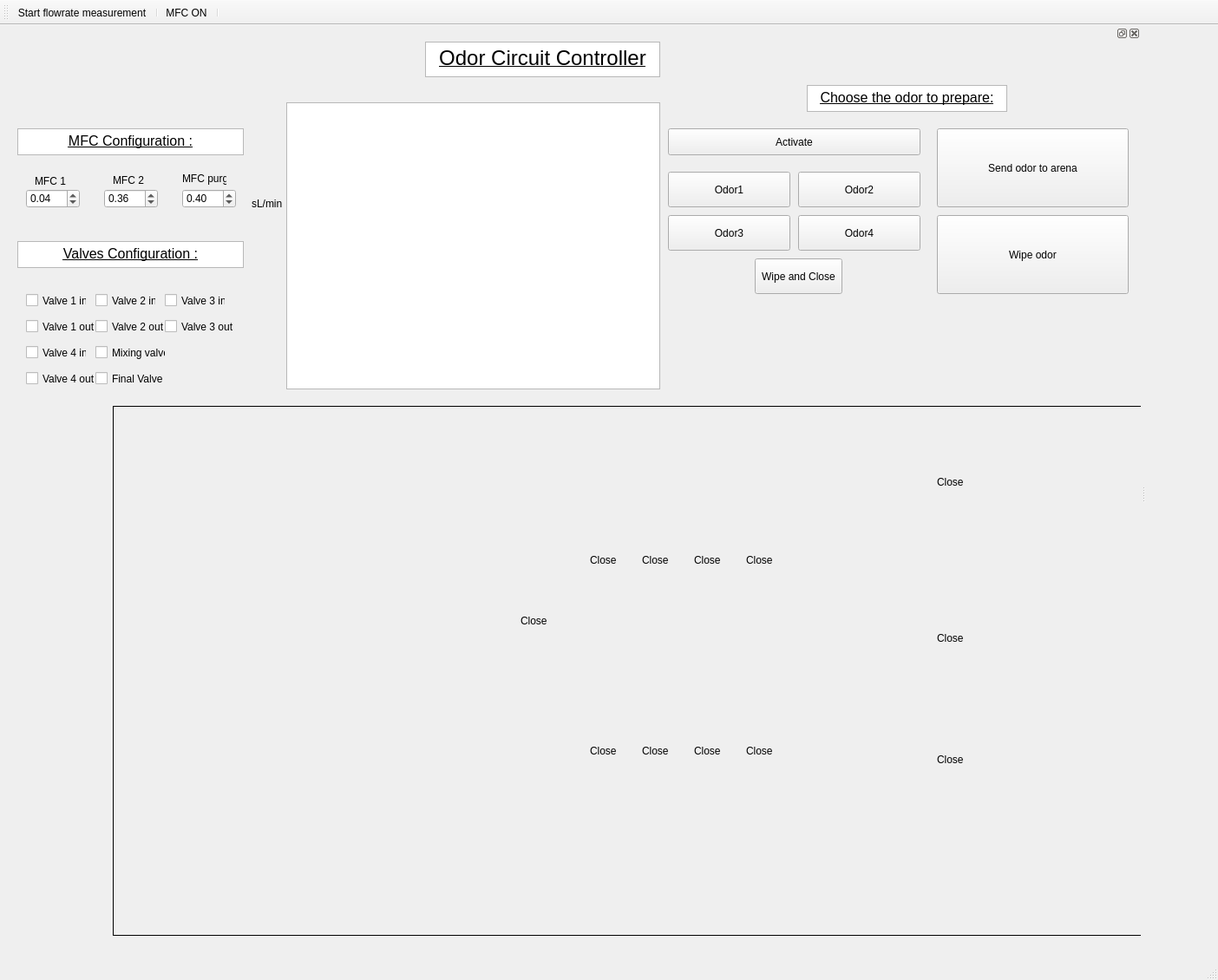
<?xml version="1.0" encoding="UTF-8"?>
<ui version="4.0">
 <class>MainWindow</class>
 <widget class="QMainWindow" name="MainWindow">
  <property name="geometry">
   <rect>
    <x>0</x>
    <y>0</y>
    <width>1404</width>
    <height>1130</height>
   </rect>
  </property>
  <property name="windowTitle">
   <string>MainWindow</string>
  </property>
  <property name="toolButtonStyle">
   <enum>Qt::ToolButtonIconOnly</enum>
  </property>
  <widget class="QWidget" name="centralwidget"/>
  <widget class="QStatusBar" name="statusbar"/>
  <widget class="QToolBar" name="toolBar">
   <property name="windowTitle">
    <string>toolBar</string>
   </property>
   <attribute name="toolBarArea">
    <enum>TopToolBarArea</enum>
   </attribute>
   <attribute name="toolBarBreak">
    <bool>false</bool>
   </attribute>
   <addaction name="start_flow_measurement_Action"/>
   <addaction name="separator"/>
   <addaction name="actionMFC_ON_OFF"/>
   <addaction name="separator"/>
  </widget>
  <widget class="QMenuBar" name="menuBar">
   <property name="geometry">
    <rect>
     <x>0</x>
     <y>0</y>
     <width>1404</width>
     <height>21</height>
    </rect>
   </property>
  </widget>
  <widget class="QDockWidget" name="pump_dockWidget">
   <property name="minimumSize">
    <size>
     <width>1315</width>
     <height>38</height>
    </size>
   </property>
   <attribute name="dockWidgetArea">
    <number>1</number>
   </attribute>
   <widget class="QWidget" name="dockWidgetContents_2">
    <widget class="QToolButton" name="toolButton_2">
     <property name="geometry">
      <rect>
       <x>920</x>
       <y>150</y>
       <width>141</width>
       <height>41</height>
      </rect>
     </property>
     <property name="text">
      <string>Odor2</string>
     </property>
    </widget>
    <widget class="QToolButton" name="toolButton_6">
     <property name="geometry">
      <rect>
       <x>1080</x>
       <y>200</y>
       <width>221</width>
       <height>91</height>
      </rect>
     </property>
     <property name="text">
      <string>Wipe odor</string>
     </property>
    </widget>
    <widget class="QToolButton" name="toolButton_5">
     <property name="geometry">
      <rect>
       <x>1080</x>
       <y>100</y>
       <width>221</width>
       <height>91</height>
      </rect>
     </property>
     <property name="text">
      <string>Send odor to arena</string>
     </property>
    </widget>
    <widget class="QTextEdit" name="textEdit_3">
     <property name="geometry">
      <rect>
       <x>20</x>
       <y>100</y>
       <width>261</width>
       <height>31</height>
      </rect>
     </property>
     <property name="html">
      <string>&lt;!DOCTYPE HTML PUBLIC &quot;-//W3C//DTD HTML 4.0//EN&quot; &quot;http://www.w3.org/TR/REC-html40/strict.dtd&quot;&gt;
&lt;html&gt;&lt;head&gt;&lt;meta name=&quot;qrichtext&quot; content=&quot;1&quot; /&gt;&lt;style type=&quot;text/css&quot;&gt;
p, li { white-space: pre-wrap; }
&lt;/style&gt;&lt;/head&gt;&lt;body style=&quot; font-family:'MS Shell Dlg 2'; font-size:8.25pt; font-weight:400; font-style:normal;&quot;&gt;
&lt;p align=&quot;center&quot; style=&quot; margin-top:0px; margin-bottom:0px; margin-left:0px; margin-right:0px; -qt-block-indent:0; text-indent:0px;&quot;&gt;&lt;span style=&quot; font-size:12pt; text-decoration: underline;&quot;&gt;MFC Configuration :&lt;/span&gt;&lt;/p&gt;&lt;/body&gt;&lt;/html&gt;</string>
     </property>
    </widget>
    <widget class="QToolButton" name="toolButton_7">
     <property name="geometry">
      <rect>
       <x>870</x>
       <y>250</y>
       <width>101</width>
       <height>41</height>
      </rect>
     </property>
     <property name="text">
      <string>Wipe and Close</string>
     </property>
    </widget>
    <widget class="QToolButton" name="toolButton_3">
     <property name="geometry">
      <rect>
       <x>770</x>
       <y>200</y>
       <width>141</width>
       <height>41</height>
      </rect>
     </property>
     <property name="text">
      <string>Odor3</string>
     </property>
    </widget>
    <widget class="QToolButton" name="toolButton_4">
     <property name="geometry">
      <rect>
       <x>920</x>
       <y>200</y>
       <width>141</width>
       <height>41</height>
      </rect>
     </property>
     <property name="text">
      <string>Odor4</string>
     </property>
    </widget>
    <widget class="QToolButton" name="toolButton_1">
     <property name="geometry">
      <rect>
       <x>770</x>
       <y>150</y>
       <width>141</width>
       <height>41</height>
      </rect>
     </property>
     <property name="text">
      <string>Odor1</string>
     </property>
    </widget>
    <widget class="QTextEdit" name="textEdit_2">
     <property name="geometry">
      <rect>
       <x>930</x>
       <y>50</y>
       <width>231</width>
       <height>31</height>
      </rect>
     </property>
     <property name="html">
      <string>&lt;!DOCTYPE HTML PUBLIC &quot;-//W3C//DTD HTML 4.0//EN&quot; &quot;http://www.w3.org/TR/REC-html40/strict.dtd&quot;&gt;
&lt;html&gt;&lt;head&gt;&lt;meta name=&quot;qrichtext&quot; content=&quot;1&quot; /&gt;&lt;style type=&quot;text/css&quot;&gt;
p, li { white-space: pre-wrap; }
&lt;/style&gt;&lt;/head&gt;&lt;body style=&quot; font-family:'MS Shell Dlg 2'; font-size:8.25pt; font-weight:400; font-style:normal;&quot;&gt;
&lt;p align=&quot;center&quot; style=&quot; margin-top:0px; margin-bottom:0px; margin-left:0px; margin-right:0px; -qt-block-indent:0; text-indent:0px;&quot;&gt;&lt;span style=&quot; font-size:12pt; text-decoration: underline;&quot;&gt;Choose the odor to prepare:&lt;/span&gt;&lt;/p&gt;&lt;/body&gt;&lt;/html&gt;</string>
     </property>
    </widget>
    <widget class="QTextEdit" name="textEdit">
     <property name="geometry">
      <rect>
       <x>490</x>
       <y>0</y>
       <width>271</width>
       <height>41</height>
      </rect>
     </property>
     <property name="html">
      <string>&lt;!DOCTYPE HTML PUBLIC &quot;-//W3C//DTD HTML 4.0//EN&quot; &quot;http://www.w3.org/TR/REC-html40/strict.dtd&quot;&gt;
&lt;html&gt;&lt;head&gt;&lt;meta name=&quot;qrichtext&quot; content=&quot;1&quot; /&gt;&lt;style type=&quot;text/css&quot;&gt;
p, li { white-space: pre-wrap; }
&lt;/style&gt;&lt;/head&gt;&lt;body style=&quot; font-family:'MS Shell Dlg 2'; font-size:8.25pt; font-weight:400; font-style:normal;&quot;&gt;
&lt;p align=&quot;center&quot; style=&quot; margin-top:0px; margin-bottom:0px; margin-left:0px; margin-right:0px; -qt-block-indent:0; text-indent:0px;&quot;&gt;&lt;span style=&quot; font-size:18pt; text-decoration: underline;&quot;&gt;Odor Circuit Controller&lt;/span&gt;&lt;/p&gt;&lt;/body&gt;&lt;/html&gt;</string>
     </property>
    </widget>
    <widget class="PlotWidget" name="flowrate_PlotWidget_1">
     <property name="geometry">
      <rect>
       <x>330</x>
       <y>70</y>
       <width>431</width>
       <height>331</height>
      </rect>
     </property>
    </widget>
    <widget class="QDoubleSpinBox" name="doubleSpinBox">
     <property name="geometry">
      <rect>
       <x>30</x>
       <y>170</y>
       <width>62</width>
       <height>22</height>
      </rect>
     </property>
     <property name="minimum">
      <double>0.010000000000000</double>
     </property>
     <property name="maximum">
      <double>5.000000000000000</double>
     </property>
     <property name="singleStep">
      <double>0.010000000000000</double>
     </property>
     <property name="value">
      <double>0.040000000000000</double>
     </property>
    </widget>
    <widget class="QDoubleSpinBox" name="doubleSpinBox_2">
     <property name="geometry">
      <rect>
       <x>120</x>
       <y>170</y>
       <width>62</width>
       <height>22</height>
      </rect>
     </property>
     <property name="minimum">
      <double>0.010000000000000</double>
     </property>
     <property name="maximum">
      <double>5.000000000000000</double>
     </property>
     <property name="singleStep">
      <double>0.010000000000000</double>
     </property>
     <property name="value">
      <double>0.360000000000000</double>
     </property>
    </widget>
    <widget class="QDoubleSpinBox" name="doubleSpinBox_3">
     <property name="geometry">
      <rect>
       <x>210</x>
       <y>170</y>
       <width>62</width>
       <height>22</height>
      </rect>
     </property>
     <property name="minimum">
      <double>0.010000000000000</double>
     </property>
     <property name="maximum">
      <double>5.000000000000000</double>
     </property>
     <property name="singleStep">
      <double>0.010000000000000</double>
     </property>
     <property name="value">
      <double>0.400000000000000</double>
     </property>
    </widget>
    <widget class="QLabel" name="label">
     <property name="geometry">
      <rect>
       <x>40</x>
       <y>150</y>
       <width>47</width>
       <height>21</height>
      </rect>
     </property>
     <property name="text">
      <string>MFC 1</string>
     </property>
    </widget>
    <widget class="QLabel" name="label_2">
     <property name="geometry">
      <rect>
       <x>130</x>
       <y>150</y>
       <width>47</width>
       <height>20</height>
      </rect>
     </property>
     <property name="text">
      <string>MFC 2</string>
     </property>
    </widget>
    <widget class="QLabel" name="label_3">
     <property name="geometry">
      <rect>
       <x>210</x>
       <y>150</y>
       <width>51</width>
       <height>16</height>
      </rect>
     </property>
     <property name="text">
      <string>MFC purge</string>
     </property>
    </widget>
    <widget class="QTextEdit" name="textEdit_4">
     <property name="geometry">
      <rect>
       <x>20</x>
       <y>230</y>
       <width>261</width>
       <height>31</height>
      </rect>
     </property>
     <property name="html">
      <string>&lt;!DOCTYPE HTML PUBLIC &quot;-//W3C//DTD HTML 4.0//EN&quot; &quot;http://www.w3.org/TR/REC-html40/strict.dtd&quot;&gt;
&lt;html&gt;&lt;head&gt;&lt;meta name=&quot;qrichtext&quot; content=&quot;1&quot; /&gt;&lt;style type=&quot;text/css&quot;&gt;
p, li { white-space: pre-wrap; }
&lt;/style&gt;&lt;/head&gt;&lt;body style=&quot; font-family:'MS Shell Dlg 2'; font-size:8.25pt; font-weight:400; font-style:normal;&quot;&gt;
&lt;p align=&quot;center&quot; style=&quot; margin-top:0px; margin-bottom:0px; margin-left:0px; margin-right:0px; -qt-block-indent:0; text-indent:0px;&quot;&gt;&lt;span style=&quot; font-size:12pt; text-decoration: underline;&quot;&gt;Valves Configuration :&lt;/span&gt;&lt;/p&gt;&lt;/body&gt;&lt;/html&gt;</string>
     </property>
    </widget>
    <widget class="QCheckBox" name="checkBox_2">
     <property name="geometry">
      <rect>
       <x>30</x>
       <y>320</y>
       <width>81</width>
       <height>17</height>
      </rect>
     </property>
     <property name="text">
      <string>Valve 1 out</string>
     </property>
    </widget>
    <widget class="QCheckBox" name="checkBox_F">
     <property name="geometry">
      <rect>
       <x>110</x>
       <y>380</y>
       <width>81</width>
       <height>17</height>
      </rect>
     </property>
     <property name="text">
      <string>Final Valve</string>
     </property>
    </widget>
    <widget class="QCheckBox" name="checkBox_M">
     <property name="enabled">
      <bool>true</bool>
     </property>
     <property name="geometry">
      <rect>
       <x>110</x>
       <y>350</y>
       <width>81</width>
       <height>17</height>
      </rect>
     </property>
     <property name="text">
      <string>Mixing valve</string>
     </property>
     <property name="checked">
      <bool>false</bool>
     </property>
    </widget>
    <widget class="QCheckBox" name="checkBox_3">
     <property name="enabled">
      <bool>true</bool>
     </property>
     <property name="geometry">
      <rect>
       <x>110</x>
       <y>290</y>
       <width>70</width>
       <height>17</height>
      </rect>
     </property>
     <property name="text">
      <string>Valve 2 in</string>
     </property>
    </widget>
    <widget class="QCheckBox" name="checkBox_5">
     <property name="enabled">
      <bool>true</bool>
     </property>
     <property name="geometry">
      <rect>
       <x>190</x>
       <y>290</y>
       <width>70</width>
       <height>17</height>
      </rect>
     </property>
     <property name="text">
      <string>Valve 3 in</string>
     </property>
    </widget>
    <widget class="QCheckBox" name="checkBox_4">
     <property name="enabled">
      <bool>true</bool>
     </property>
     <property name="geometry">
      <rect>
       <x>110</x>
       <y>320</y>
       <width>81</width>
       <height>17</height>
      </rect>
     </property>
     <property name="text">
      <string>Valve 2 out</string>
     </property>
    </widget>
    <widget class="QCheckBox" name="checkBox_8">
     <property name="enabled">
      <bool>true</bool>
     </property>
     <property name="geometry">
      <rect>
       <x>30</x>
       <y>380</y>
       <width>81</width>
       <height>17</height>
      </rect>
     </property>
     <property name="text">
      <string>Valve 4 out</string>
     </property>
    </widget>
    <widget class="QCheckBox" name="checkBox_7">
     <property name="enabled">
      <bool>true</bool>
     </property>
     <property name="geometry">
      <rect>
       <x>30</x>
       <y>350</y>
       <width>70</width>
       <height>17</height>
      </rect>
     </property>
     <property name="text">
      <string>Valve 4 in</string>
     </property>
    </widget>
    <widget class="QCheckBox" name="checkBox_6">
     <property name="enabled">
      <bool>true</bool>
     </property>
     <property name="geometry">
      <rect>
       <x>190</x>
       <y>320</y>
       <width>81</width>
       <height>17</height>
      </rect>
     </property>
     <property name="text">
      <string>Valve 3 out</string>
     </property>
    </widget>
    <widget class="QCheckBox" name="checkBox">
     <property name="geometry">
      <rect>
       <x>30</x>
       <y>290</y>
       <width>70</width>
       <height>17</height>
      </rect>
     </property>
     <property name="text">
      <string>Valve 1 in</string>
     </property>
    </widget>
    <widget class="QLabel" name="label_4">
     <property name="geometry">
      <rect>
       <x>290</x>
       <y>180</y>
       <width>47</width>
       <height>13</height>
      </rect>
     </property>
     <property name="text">
      <string>sL/min</string>
     </property>
    </widget>
    <widget class="QLabel" name="label_5">
     <property name="geometry">
      <rect>
       <x>130</x>
       <y>420</y>
       <width>1231</width>
       <height>611</height>
      </rect>
     </property>
     <property name="autoFillBackground">
      <bool>false</bool>
     </property>
     <property name="styleSheet">
      <string notr="true">image: url(:/Odor off/Schema fluidic odors on.PNG);
</string>
     </property>
     <property name="frameShape">
      <enum>QFrame::Panel</enum>
     </property>
     <property name="text">
      <string/>
     </property>
    </widget>
    <widget class="QLabel" name="label_MFCpurge">
     <property name="geometry">
      <rect>
       <x>1080</x>
       <y>500</y>
       <width>31</width>
       <height>16</height>
      </rect>
     </property>
     <property name="text">
      <string>Close</string>
     </property>
    </widget>
    <widget class="QLabel" name="label_MFC1">
     <property name="geometry">
      <rect>
       <x>1080</x>
       <y>680</y>
       <width>31</width>
       <height>16</height>
      </rect>
     </property>
     <property name="text">
      <string>Close</string>
     </property>
    </widget>
    <widget class="QLabel" name="label_MFC2">
     <property name="geometry">
      <rect>
       <x>1080</x>
       <y>820</y>
       <width>31</width>
       <height>16</height>
      </rect>
     </property>
     <property name="text">
      <string>Close</string>
     </property>
    </widget>
    <widget class="QLabel" name="label_4in">
     <property name="geometry">
      <rect>
       <x>680</x>
       <y>590</y>
       <width>31</width>
       <height>16</height>
      </rect>
     </property>
     <property name="text">
      <string>Close</string>
     </property>
    </widget>
    <widget class="QLabel" name="label_1in">
     <property name="geometry">
      <rect>
       <x>860</x>
       <y>590</y>
       <width>31</width>
       <height>16</height>
      </rect>
     </property>
     <property name="text">
      <string>Close</string>
     </property>
    </widget>
    <widget class="QLabel" name="label_2in">
     <property name="geometry">
      <rect>
       <x>800</x>
       <y>590</y>
       <width>31</width>
       <height>16</height>
      </rect>
     </property>
     <property name="text">
      <string>Close</string>
     </property>
    </widget>
    <widget class="QLabel" name="label_3in">
     <property name="geometry">
      <rect>
       <x>740</x>
       <y>590</y>
       <width>31</width>
       <height>16</height>
      </rect>
     </property>
     <property name="text">
      <string>Close</string>
     </property>
    </widget>
    <widget class="QLabel" name="label_2out">
     <property name="geometry">
      <rect>
       <x>800</x>
       <y>810</y>
       <width>31</width>
       <height>16</height>
      </rect>
     </property>
     <property name="text">
      <string>Close</string>
     </property>
    </widget>
    <widget class="QLabel" name="label_3out">
     <property name="geometry">
      <rect>
       <x>740</x>
       <y>810</y>
       <width>31</width>
       <height>16</height>
      </rect>
     </property>
     <property name="text">
      <string>Close</string>
     </property>
    </widget>
    <widget class="QLabel" name="label_1out">
     <property name="geometry">
      <rect>
       <x>860</x>
       <y>810</y>
       <width>31</width>
       <height>16</height>
      </rect>
     </property>
     <property name="text">
      <string>Close</string>
     </property>
    </widget>
    <widget class="QLabel" name="label_4out">
     <property name="geometry">
      <rect>
       <x>680</x>
       <y>810</y>
       <width>31</width>
       <height>16</height>
      </rect>
     </property>
     <property name="text">
      <string>Close</string>
     </property>
    </widget>
    <widget class="QLabel" name="label_M">
     <property name="geometry">
      <rect>
       <x>600</x>
       <y>660</y>
       <width>31</width>
       <height>16</height>
      </rect>
     </property>
     <property name="text">
      <string>Close</string>
     </property>
    </widget>
    <widget class="QToolButton" name="Activate">
     <property name="geometry">
      <rect>
       <x>770</x>
       <y>100</y>
       <width>291</width>
       <height>31</height>
      </rect>
     </property>
     <property name="text">
      <string>Activate</string>
     </property>
    </widget>
    <zorder>label_5</zorder>
    <zorder>toolButton_2</zorder>
    <zorder>toolButton_6</zorder>
    <zorder>toolButton_5</zorder>
    <zorder>textEdit_3</zorder>
    <zorder>toolButton_7</zorder>
    <zorder>toolButton_3</zorder>
    <zorder>toolButton_4</zorder>
    <zorder>toolButton_1</zorder>
    <zorder>textEdit_2</zorder>
    <zorder>textEdit</zorder>
    <zorder>flowrate_PlotWidget_1</zorder>
    <zorder>doubleSpinBox</zorder>
    <zorder>doubleSpinBox_2</zorder>
    <zorder>doubleSpinBox_3</zorder>
    <zorder>label</zorder>
    <zorder>label_2</zorder>
    <zorder>label_3</zorder>
    <zorder>textEdit_4</zorder>
    <zorder>checkBox_2</zorder>
    <zorder>checkBox_F</zorder>
    <zorder>checkBox_M</zorder>
    <zorder>checkBox_3</zorder>
    <zorder>checkBox_5</zorder>
    <zorder>checkBox_4</zorder>
    <zorder>checkBox_8</zorder>
    <zorder>checkBox_7</zorder>
    <zorder>checkBox_6</zorder>
    <zorder>checkBox</zorder>
    <zorder>label_4</zorder>
    <zorder>label_MFCpurge</zorder>
    <zorder>label_MFC1</zorder>
    <zorder>label_MFC2</zorder>
    <zorder>label_4in</zorder>
    <zorder>label_1in</zorder>
    <zorder>label_2in</zorder>
    <zorder>label_3in</zorder>
    <zorder>label_2out</zorder>
    <zorder>label_3out</zorder>
    <zorder>label_1out</zorder>
    <zorder>label_4out</zorder>
    <zorder>label_M</zorder>
    <zorder>Activate</zorder>
   </widget>
  </widget>
  <action name="start_flow_measurement_Action">
   <property name="checkable">
    <bool>true</bool>
   </property>
   <property name="text">
    <string>Start flowrate measurement</string>
   </property>
  </action>
  <action name="actionMFC_ON_OFF">
   <property name="text">
    <string>MFC ON</string>
   </property>
  </action>
  <zorder>pump_dockWidget</zorder>
 </widget>
 <customwidgets>
  <customwidget>
   <class>PlotWidget</class>
   <extends>QGraphicsView</extends>
   <header location="global">pyqtgraph</header>
  </customwidget>
 </customwidgets>
 <resources>
  <include location="image/Image.qrc"/>
 </resources>
 <connections/>
</ui>
